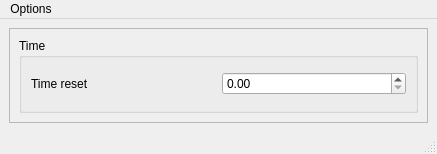
<?xml version="1.0" encoding="UTF-8"?>
<ui version="4.0">
 <class>MainWindow</class>
 <widget class="QMainWindow" name="MainWindow">
  <property name="geometry">
   <rect>
    <x>0</x>
    <y>0</y>
    <width>437</width>
    <height>154</height>
   </rect>
  </property>
  <property name="windowTitle">
   <string>MainWindow</string>
  </property>
  <widget class="QWidget" name="centralwidget">
   <layout class="QVBoxLayout" name="verticalLayout_5">
    <item>
     <widget class="QScrollArea" name="scrollArea">
      <property name="widgetResizable">
       <bool>true</bool>
      </property>
      <widget class="QWidget" name="scrollAreaWidgetContents">
       <property name="geometry">
        <rect>
         <x>0</x>
         <y>0</y>
         <width>417</width>
         <height>90</height>
        </rect>
       </property>
       <layout class="QVBoxLayout" name="verticalLayout_6">
        <item>
         <widget class="QGroupBox" name="groupBox">
          <property name="title">
           <string>Time</string>
          </property>
          <property name="checkable">
           <bool>false</bool>
          </property>
          <layout class="QVBoxLayout" name="verticalLayout">
           <item>
            <layout class="QHBoxLayout" name="horizontalLayout_14">
             <item>
              <widget class="QLabel" name="label_14">
               <property name="text">
                <string>Time reset</string>
               </property>
              </widget>
             </item>
             <item>
              <widget class="QDoubleSpinBox" name="spinbox_timereset"/>
             </item>
            </layout>
           </item>
          </layout>
         </widget>
        </item>
       </layout>
      </widget>
     </widget>
    </item>
   </layout>
  </widget>
  <widget class="QMenuBar" name="menubar">
   <property name="geometry">
    <rect>
     <x>0</x>
     <y>0</y>
     <width>437</width>
     <height>22</height>
    </rect>
   </property>
   <widget class="QMenu" name="menuOptions">
    <property name="title">
     <string>Options</string>
    </property>
    <addaction name="actionDefaults"/>
    <addaction name="separator"/>
    <addaction name="actionSave"/>
    <addaction name="actionLoad"/>
   </widget>
   <addaction name="menuOptions"/>
  </widget>
  <widget class="QStatusBar" name="statusbar"/>
  <action name="actionDefaults">
   <property name="text">
    <string>Defaults</string>
   </property>
  </action>
  <action name="actionLoad">
   <property name="text">
    <string>Load...</string>
   </property>
  </action>
  <action name="actionSave">
   <property name="text">
    <string>Save...</string>
   </property>
  </action>
 </widget>
 <resources/>
 <connections/>
</ui>
